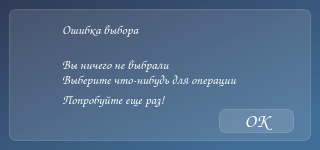
<?xml version="1.0" encoding="UTF-8"?>
<ui version="4.0">
 <class>MainWindow</class>
 <widget class="QMainWindow" name="MainWindow">
  <property name="geometry">
   <rect>
    <x>0</x>
    <y>0</y>
    <width>320</width>
    <height>150</height>
   </rect>
  </property>
  <property name="minimumSize">
   <size>
    <width>320</width>
    <height>150</height>
   </size>
  </property>
  <property name="maximumSize">
   <size>
    <width>320</width>
    <height>150</height>
   </size>
  </property>
  <property name="windowTitle">
   <string>Ошибка выбора</string>
  </property>
  <property name="styleSheet">
   <string notr="true">background-color: qlineargradient(spread:pad, x1:0, y1:0, x2:0.840909, y2:0.881, stop:0 rgba(47, 58, 86, 255), stop:1 rgba(64, 109, 150, 255));
font-family: Comic Sans MS;</string>
  </property>
  <widget class="QWidget" name="centralwidget">
   <widget class="QFrame" name="frame">
    <property name="geometry">
     <rect>
      <x>9</x>
      <y>9</y>
      <width>302</width>
      <height>132</height>
     </rect>
    </property>
    <property name="styleSheet">
     <string notr="true">background-color: rgba(255,255,255, 30);
border: 1px solid rgba(255,255,255,40);
border-radius: 7px;</string>
    </property>
    <property name="frameShape">
     <enum>QFrame::StyledPanel</enum>
    </property>
    <property name="frameShadow">
     <enum>QFrame::Raised</enum>
    </property>
    <widget class="QPushButton" name="exit_btm_2">
     <property name="geometry">
      <rect>
       <x>210</x>
       <y>100</y>
       <width>75</width>
       <height>24</height>
      </rect>
     </property>
     <property name="styleSheet">
      <string notr="true">QPushButton {
color: white;
border-radius: 7px;
font-weight: bold;
font-size: 14pt;
}
QPushButton:hover{
color: rgb(141, 170, 255);
}
QPushButton:pressed{
background-color: rgdargba(255, 255, 255, 70);
}</string>
     </property>
     <property name="text">
      <string>OK</string>
     </property>
    </widget>
    <widget class="QLabel" name="label_6">
     <property name="geometry">
      <rect>
       <x>50</x>
       <y>10</y>
       <width>211</width>
       <height>20</height>
      </rect>
     </property>
     <property name="styleSheet">
      <string notr="true">color: white;
border-color: transparent;
background-color: transparent;
font-size: 10pt;</string>
     </property>
     <property name="text">
      <string>Ошибка выбора</string>
     </property>
    </widget>
    <widget class="QLabel" name="label_7">
     <property name="enabled">
      <bool>true</bool>
     </property>
     <property name="geometry">
      <rect>
       <x>50</x>
       <y>40</y>
       <width>251</width>
       <height>31</height>
      </rect>
     </property>
     <property name="toolTip">
      <string>&lt;html&gt;&lt;head/&gt;&lt;body&gt;&lt;p&gt;&lt;br/&gt;&lt;/p&gt;&lt;/body&gt;&lt;/html&gt;</string>
     </property>
     <property name="whatsThis">
      <string>&lt;html&gt;&lt;head/&gt;&lt;body&gt;&lt;p&gt;&lt;br/&gt;&lt;/p&gt;&lt;/body&gt;&lt;/html&gt;</string>
     </property>
     <property name="styleSheet">
      <string notr="true">color: white;
border-color: transparent;
background-color: transparent;
font-size: 10pt;</string>
     </property>
     <property name="text">
      <string>Вы ничего не выбрали</string>
     </property>
    </widget>
    <widget class="QLabel" name="label_8">
     <property name="geometry">
      <rect>
       <x>50</x>
       <y>60</y>
       <width>251</width>
       <height>21</height>
      </rect>
     </property>
     <property name="styleSheet">
      <string notr="true">color: white;
border-color: transparent;
background-color: transparent;
font-size: 10pt;</string>
     </property>
     <property name="text">
      <string>Выберите что-нибудь для операции</string>
     </property>
    </widget>
    <widget class="QLabel" name="label_9">
     <property name="geometry">
      <rect>
       <x>0</x>
       <y>20</y>
       <width>51</width>
       <height>51</height>
      </rect>
     </property>
     <property name="styleSheet">
      <string notr="true">border-color: transparent;
background-color: transparent;</string>
     </property>
     <property name="text">
      <string/>
     </property>
     <property name="pixmap">
      <pixmap resource="res-rs.qrc">:/ico/resources/icons/close.png</pixmap>
     </property>
    </widget>
    <widget class="QLabel" name="label_10">
     <property name="geometry">
      <rect>
       <x>50</x>
       <y>80</y>
       <width>141</width>
       <height>20</height>
      </rect>
     </property>
     <property name="styleSheet">
      <string notr="true">color: white;
border-color: transparent;
background-color: transparent;
font-size: 10pt;</string>
     </property>
     <property name="text">
      <string>Попробуйте еще раз!</string>
     </property>
    </widget>
   </widget>
  </widget>
 </widget>
 <resources>
  <include location="res-rs.qrc"/>
  <include location="venv/Lib/site-packages/PySide6/res-rs.qrc"/>
 </resources>
 <connections/>
</ui>
